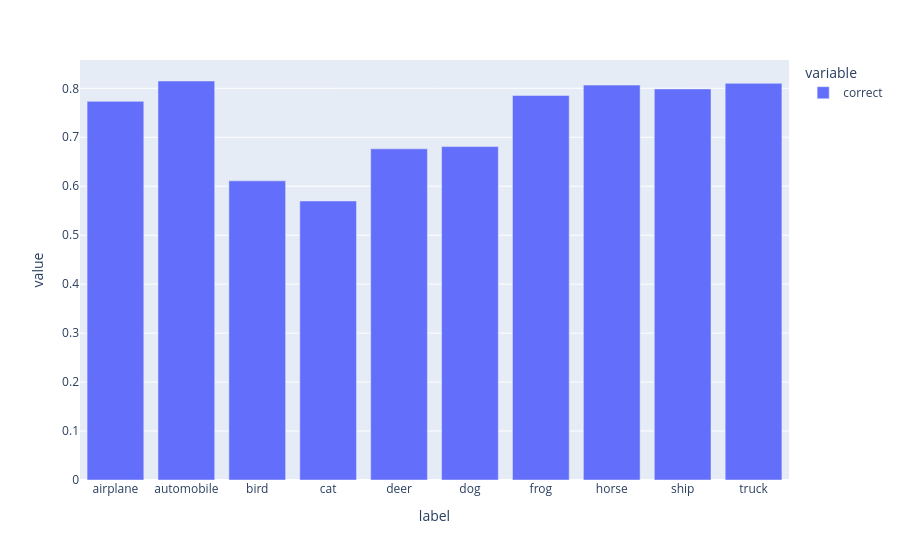
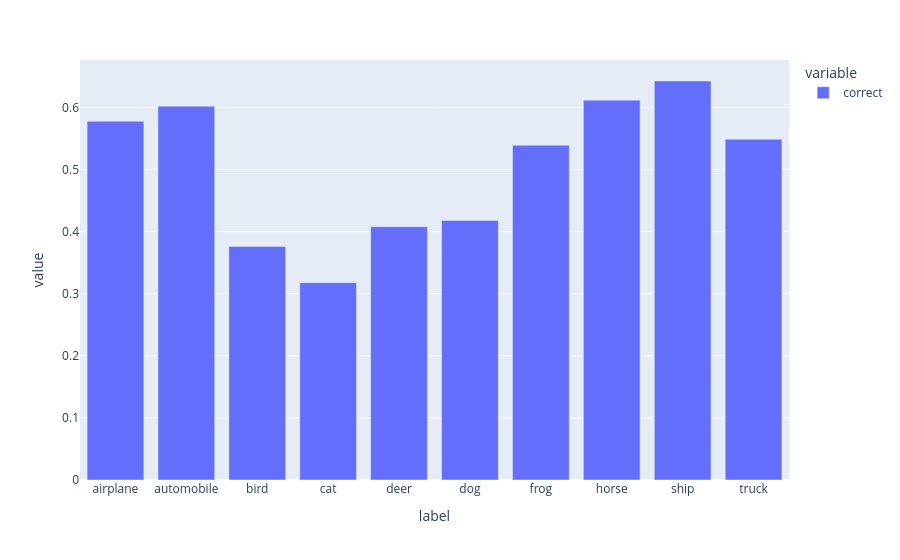

Source (notebook cell) for these figures, in order:
### Markdown cell above
<!-- BEGIN QUESTION -->

### Code cell
# TODO: Make predictions on train_df and test_df
train_df['prediction'] = model.predict(X_train_sc)
test_df['prediction'] = model.predict(X_test_sc)

train_df['correct'] = train_df['prediction'] == train_df['class']
test_df['correct'] = test_df['prediction'] == test_df['class']

print(f"Train accuracy: {train_df['correct'].mean()}")
print(f"Test accuracy: {test_df['correct'].mean()}")


# # TODO: Create two bar plots of the accuracy of the predictions per class
# # with labels on the x-axis and accuracy on the y-axis
train_fig = train_df.groupby('label')['correct'].mean().plot(kind = 'bar')
test_fig = test_df.groupby('label')['correct'].mean().plot(kind = 'bar')

train_fig.show()
test_fig.show()

### Figure 1 — Plotly figure (JSON) as saved in the notebook; plotly's stock layout.template omitted (floating-point values rounded to 4 significant figures)
{"data": [{"hovertemplate": "variable=correct<br>label=%{x}<br>value=%{y}<extra></extra>", "legendgroup": "correct", "marker": {"color": "#636efa", "pattern": {"shape": ""}}, "name": "correct", "orientation": "v", "showlegend": true, "textposition": "auto", "type": "bar", "x": ["airplane", "automobile", "bird", "cat", "deer", "dog", "frog", "horse", "ship", "truck"], "xaxis": "x", "y": [0.7733, 0.8149, 0.611, 0.5699, 0.6763, 0.6809, 0.7854, 0.8065, 0.7987, 0.8101], "yaxis": "y"}], "layout": {"barmode": "relative", "legend": {"title": {"text": "variable"}, "tracegroupgap": 0}, "margin": {"t": 60}, "xaxis": {"anchor": "y", "domain": [0, 1], "title": {"text": "label"}}, "yaxis": {"anchor": "x", "domain": [0, 1], "title": {"text": "value"}}}}

### Figure 2 — Plotly figure (JSON) as saved in the notebook; plotly's stock layout.template omitted (floating-point values rounded to 4 significant figures)
{"data": [{"hovertemplate": "variable=correct<br>label=%{x}<br>value=%{y}<extra></extra>", "legendgroup": "correct", "marker": {"color": "#636efa", "pattern": {"shape": ""}}, "name": "correct", "orientation": "v", "showlegend": true, "textposition": "auto", "type": "bar", "x": ["airplane", "automobile", "bird", "cat", "deer", "dog", "frog", "horse", "ship", "truck"], "xaxis": "x", "y": [0.5778, 0.602, 0.3762, 0.3179, 0.4081, 0.4181, 0.5392, 0.6118, 0.6427, 0.5488], "yaxis": "y"}], "layout": {"barmode": "relative", "legend": {"title": {"text": "variable"}, "tracegroupgap": 0}, "margin": {"t": 60}, "xaxis": {"anchor": "y", "domain": [0, 1], "title": {"text": "label"}}, "yaxis": {"anchor": "x", "domain": [0, 1], "title": {"text": "value"}}}}
